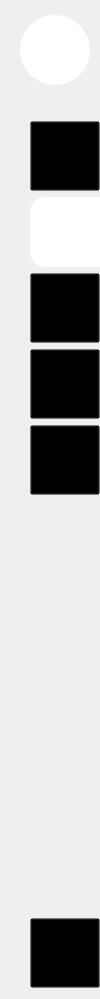
     <widget class="QWidget" name="sidebar_2" native="true">
      <property name="minimumSize">
       <size>
        <width>90</width>
        <height>0</height>
       </size>
      </property>
      <property name="maximumSize">
       <size>
        <width>100</width>
        <height>16777215</height>
       </size>
      </property>
      <property name="styleSheet">
       <string notr="true">#sidebar_2 {
	background-color: qlineargradient(spread:pad, x1:0.957684, y1:0, x2:0, y2:0.620136, stop:0 rgba(64, 181, 93, 255), stop:1 rgba(0, 151, 178, 255));
}

QPushButton {
background-color: transparent;
color: white;
}

QPushButton:checked {
background-color:  white;
color: rgb(8, 155, 167);
border-top-left-radius: 15px;
border-bottom-left-radius: 15px;
}

#userProfile {
background-color: white;
border-radius: 35px
}</string>
      </property>
      <layout class="QVBoxLayout" name="verticalLayout_10">
       <property name="topMargin">
        <number>15</number>
       </property>
       <property name="rightMargin">
        <number>0</number>
       </property>
       <item alignment="Qt::AlignHCenter">
        <widget class="QLabel" name="userProfile">
         <property name="minimumSize">
          <size>
           <width>70</width>
           <height>70</height>
          </size>
         </property>
         <property name="maximumSize">
          <size>
           <width>70</width>
           <height>70</height>
          </size>
         </property>
         <property name="text">
          <string/>
         </property>
         <property name="pixmap">
          <pixmap resource="res.qrc">:/images/profilephoto.png</pixmap>
         </property>
         <property name="scaledContents">
          <bool>true</bool>
         </property>
        </widget>
       </item>
       <item>
        <spacer name="verticalSpacer">
         <property name="orientation">
          <enum>Qt::Vertical</enum>
         </property>
         <property name="sizeType">
          <enum>QSizePolicy::Fixed</enum>
         </property>
         <property name="sizeHint" stdset="0">
          <size>
           <width>20</width>
           <height>30</height>
          </size>
         </property>
        </spacer>
       </item>
       <item alignment="Qt::AlignRight">
        <widget class="QPushButton" name="profile">
         <property name="minimumSize">
          <size>
           <width>70</width>
           <height>70</height>
          </size>
         </property>
         <property name="maximumSize">
          <size>
           <width>70</width>
           <height>70</height>
          </size>
         </property>
         <property name="text">
          <string/>
         </property>
         <property name="icon">
          <iconset resource="res.qrc">
           <normaloff>:/images/user-edit.png</normaloff>
           <normalon>:/images/user-edit (1).png</normalon>:/images/user-edit.png</iconset>
         </property>
         <property name="iconSize">
          <size>
           <width>35</width>
           <height>35</height>
          </size>
         </property>
         <property name="checkable">
          <bool>true</bool>
         </property>
         <property name="autoExclusive">
          <bool>true</bool>
         </property>
        </widget>
       </item>
       <item alignment="Qt::AlignRight">
        <widget class="QPushButton" name="home">
         <property name="minimumSize">
          <size>
           <width>70</width>
           <height>70</height>
          </size>
         </property>
         <property name="maximumSize">
          <size>
           <width>70</width>
           <height>70</height>
          </size>
         </property>
         <property name="text">
          <string/>
         </property>
         <property name="icon">
          <iconset resource="res.qrc">
           <normaloff>:/images/home.png</normaloff>
           <normalon>:/images/home (1).png</normalon>:/images/home.png</iconset>
         </property>
         <property name="iconSize">
          <size>
           <width>35</width>
           <height>35</height>
          </size>
         </property>
         <property name="checkable">
          <bool>true</bool>
         </property>
         <property name="checked">
          <bool>true</bool>
         </property>
         <property name="autoExclusive">
          <bool>true</bool>
         </property>
        </widget>
       </item>
       <item alignment="Qt::AlignRight">
        <widget class="QPushButton" name="dashboard">
         <property name="minimumSize">
          <size>
           <width>70</width>
           <height>70</height>
          </size>
         </property>
         <property name="maximumSize">
          <size>
           <width>70</width>
           <height>70</height>
          </size>
         </property>
         <property name="sizeIncrement">
          <size>
           <width>70</width>
           <height>70</height>
          </size>
         </property>
         <property name="text">
          <string/>
         </property>
         <property name="icon">
          <iconset resource="res.qrc">
           <normaloff>:/images/menu (1).png</normaloff>
           <normalon>:/images/menu (2).png</normalon>:/images/menu (1).png</iconset>
         </property>
         <property name="iconSize">
          <size>
           <width>25</width>
           <height>25</height>
          </size>
         </property>
         <property name="checkable">
          <bool>true</bool>
         </property>
         <property name="autoExclusive">
          <bool>true</bool>
         </property>
        </widget>
       </item>
       <item alignment="Qt::AlignRight">
        <widget class="QPushButton" name="scholar">
         <property name="minimumSize">
          <size>
           <width>70</width>
           <height>70</height>
          </size>
         </property>
         <property name="maximumSize">
          <size>
           <width>70</width>
           <height>70</height>
          </size>
         </property>
         <property name="sizeIncrement">
          <size>
           <width>0</width>
           <height>0</height>
          </size>
         </property>
         <property name="text">
          <string/>
         </property>
         <property name="icon">
          <iconset resource="res.qrc">
           <normaloff>:/images/Registration.png</normaloff>
           <normalon>:/images/Screenshot 2025-11-22 213126.png</normalon>:/images/Registration.png</iconset>
         </property>
         <property name="iconSize">
          <size>
           <width>35</width>
           <height>35</height>
          </size>
         </property>
         <property name="checkable">
          <bool>true</bool>
         </property>
         <property name="autoExclusive">
          <bool>true</bool>
         </property>
        </widget>
       </item>
       <item alignment="Qt::AlignRight">
        <widget class="QPushButton" name="about">
         <property name="sizePolicy">
          <sizepolicy hsizetype="Minimum" vsizetype="Expanding">
           <horstretch>0</horstretch>
           <verstretch>0</verstretch>
          </sizepolicy>
         </property>
         <property name="minimumSize">
          <size>
           <width>70</width>
           <height>70</height>
          </size>
         </property>
         <property name="maximumSize">
          <size>
           <width>70</width>
           <height>70</height>
          </size>
         </property>
         <property name="sizeIncrement">
          <size>
           <width>0</width>
           <height>0</height>
          </size>
         </property>
         <property name="text">
          <string/>
         </property>
         <property name="icon">
          <iconset resource="res.qrc">
           <normaloff>:/images/information-button.png</normaloff>
           <normalon>:/images/information-button (1).png</normalon>:/images/information-button.png</iconset>
         </property>
         <property name="iconSize">
          <size>
           <width>35</width>
           <height>35</height>
          </size>
         </property>
         <property name="checkable">
          <bool>true</bool>
         </property>
         <property name="autoExclusive">
          <bool>true</bool>
         </property>
        </widget>
       </item>
       <item>
        <spacer name="verticalSpacer_3">
         <property name="orientation">
          <enum>Qt::Vertical</enum>
         </property>
         <property name="sizeType">
          <enum>QSizePolicy::Minimum</enum>
         </property>
         <property name="sizeHint" stdset="0">
          <size>
           <width>20</width>
           <height>417</height>
          </size>
         </property>
        </spacer>
       </item>
       <item alignment="Qt::AlignRight">
        <widget class="QPushButton" name="exit">
         <property name="minimumSize">
          <size>
           <width>70</width>
           <height>70</height>
          </size>
         </property>
         <property name="maximumSize">
          <size>
           <width>70</width>
           <height>70</height>
          </size>
         </property>
         <property name="text">
          <string/>
         </property>
         <property name="icon">
          <iconset resource="res.qrc">
           <normaloff>:/images/power-switch.png</normaloff>
           <normalon>:/images/power-switch (1).png</normalon>:/images/power-switch.png</iconset>
         </property>
         <property name="iconSize">
          <size>
           <width>35</width>
           <height>35</height>
          </size>
         </property>
         <property name="checkable">
          <bool>true</bool>
         </property>
         <property name="autoExclusive">
          <bool>true</bool>
         </property>
        </widget>
       </item>
      </layout>
     </widget>
